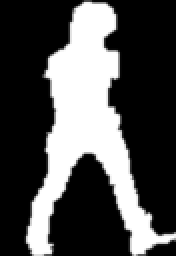
#> input picture GaitImageOperations/GaitImages/00000053.png, 88 x 128 px (shown 2 times larger); its folder holds only this picture in this run
$ python HW4Script.py   (older library calls are emulated)
#> lines starting #> are read from the running program, lines starting #| are printed output that depends on the picture; after the words box and inside, x2 and y2 are one past the last pixel; in counts of white or black regions, pixels touching at a corner belong together
import numpy as np
import cv2
import Tkinter as tki

from Tkinter import *
import Tkinter, Tkconstants, tkFileDialog

from Tkinter import Label,Tk
from PIL import Image, ImageTk

import os
from matplotlib import pyplot as plt

import matplotlib as mpl

from scipy.spatial import distance as dist
import glob

import random

import xlsxwriter

import argparse
import matplotlib.cm as cm


# Problem 1:
# Apply functions listed in “Structural Analysis and Shape Descriptors” section of OpenCV documentation
binaryImages = {}
contourVertices = {}
conctContourVertices = {}
cnvDefects = {}
numberOfDeficits = {}
areaOfDeifcits = {}
imageArea = {}
hullArea = {}
imagePerimeter = {}
imageMoments = {}
hullMoments = {}
distances = {}
epsilon = 1.414

def allVertices(contours):
	vertices = {}
	for i in range(0, len(contours)):
		cnt = contours[i]
		vertices[i] = cv2.approxPolyDP(cnt, epsilon, True)
	return vertices

def hullLines(hullVertices, img):
	for i in range(0, len(hullVertices)-1):
		cv2.line(img,(hullVertices[i][0][0],hullVertices[i][0][1]),(hullVertices[i+1][0][0],hullVertices[i+1][0][1]),(255,0,0))
		if (i == len(hullVertices)-2):
			cv2.line(img,(hullVertices[0][0][0],hullVertices[0][0][1]),(hullVertices[len(hullVertices)-1][0][0],hullVertices[len(hullVertices)-1][0][1]),(255,0,0))
	return img

def allContours(contours):
	st = contours[0]
	for i in range(1, len(contours)):
		st = np.concatenate((st, contours[i]))
	return st

def rgba2rgb( RGBA_color , RGB_background=(255,255,255)):
    	alpha = RGBA_color[3]
    	return ((1 - alpha) * RGB_background[0] + alpha * RGBA_color[0],(1 - alpha) * RGB_background[1] + alpha * RGBA_color[1],(1 - alpha) * RGB_background[2] + alpha * RGBA_color[2])

def getXAndYArrays(conct):
	x = []
	y=[]
	for i in range(0,len(conct)):
		x.append(conct[i][0])
		y.append(conct[i][1])
	return x,y

def chamferMatching(dist, contourVertices):
	score = 0
	scoreArray = np.array([[]])
	x,y = getXAndYArrays(contourVertices)
	minx = np.amin(x)
	maxx = np.amax(x)
	width = 1 + maxx - minx
	height = 128 # Though it is maxy - miny, we consider the height of the distance tansform
	# Create a matrix of zeros with height = 128 and width = maxx - minx
	matrix = [[0 for x in range(width)] for y in range(height)]
	# Loop and place 1s in the contour vertex positions
	for v in range(0,len(contourVertices)):
		matrix[contourVertices[v][1]][contourVertices[v][0]-minx-1] = 1
	# Now slide the matrix window through dist window and get element wise multiplication and product.
	for d in range(0, len(dist)-len(matrix[0])):
		choppedDist = dist[0:128, d:d+len(matrix[0])]
		mul = np.multiply(choppedDist,matrix)
		add = mul.sum()
		scoreArray = np.append(scoreArray, add)
	score = min(scoreArray)
	return score

def curvatureCalc(contourArray):
	curvatures = np.array([[]])
	for c in range(0, len(contourArray)):
		curv = 0
		t = contourArray[[(c-2)%(len(contourArray)), (c)%(len(contourArray)), (c+2)%(len(contourArray))]] # xt = a0 + a1*t + a2*(t**2), yt = b0 + b1*t + b2*(t**2)
		xtN2 = t[0][0]
		ytN2 = t[0][1]
		a0 = t[1][0]
		b0 = t[1][1]
		xt2 = t[2][0]
		yt2 = t[2][1]
		a1 = ((xt2 - a0)-(xtN2 - a0))/4
		a2 = ((xt2 - a0)+(xtN2 - a0))/8
		b1 = ((yt2 - b0)-(ytN2 - b0))/4
		b2 = ((yt2 - b0)+(ytN2 - b0))/8
		if(a1 != 0 and b1 != 0):
			curv = 2*(a1*b2 - b1*a2)/(a1**2+b1**2)**1.5
		curvatures = np.append(curvatures, curv)
	return curvatures


# Find and display image boundaries/contours.
for imagePath in glob.glob("GaitImages" + "/*.png"):
	# extract the image filename (assumed to be unique)
	filename = imagePath[imagePath.rfind("/") + 1:]
	# Read the image
	image = cv2.imread(imagePath, 0)
#> image is the input picture: shape (128, 88); min 0, max 255, mean 78.5
	imageCopy = image.copy()
	imageCopy = cv2.cvtColor(imageCopy,cv2.COLOR_GRAY2BGR)
	imageCopy2 = imageCopy.copy()
	imageCopy3 = imageCopy.copy()
	imageCopy4 = imageCopy.copy()
	imageCopy5 = imageCopy.copy()
	# convert to binary image
	ret, binaryImage = cv2.threshold(image, 5, 255, cv2.THRESH_BINARY)
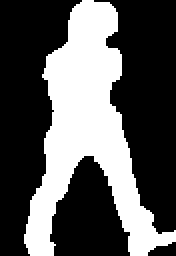
#> binaryImage: shape (128, 88) (shown 2 times larger); 35% white; 1 white region
	binaryImages[filename] = binaryImage
	# find contours
	contours, hierarchy = cv2.findContours(binaryImage, cv2.RETR_TREE, cv2.CHAIN_APPROX_NONE)
#> contours = 1 contour; box (x1, y1, x2, y2) and area: (12, 0, 88, 128) 3725
	contourVertices[filename] = contours
	# Problem 3:
	# Concatinate all the contours and store into single array
	conct = allContours(contours)
#> in allContours, `st = contours[0]`: st = contour of 432 points, box (x1, y1, x2, y2) (12, 0, 88, 128), area 3725
#> conct has the same summary as st in allContours
	# Reshape
	conct = np.reshape(conct, (-1,2))
#> conct = 432 pairs, first value 12 to 87, second value 0 to 127
	# Compute curvature with k=2
	curvature = curvatureCalc(conct)
#> the loop in curvatureCalc, `for c in range(0, len(contourArray)):` made 432 passes
#> (curv, xtN2, ytN2, a0, b0, xt2, yt2, a1) on passes 1 to 8: (-0.358, 43, 0, 41, 0, 39, 2, -1), (0, 42, 0, 40, 1, 38, 2, -1), (0.128, 41, 0, 39, 2, 37, 3, -1), (-0.128, 40, 1, 38, 2, 36, 4, -1), (-0.314, 39, 2, 37, 3, 36, 5, -0.75), (-0.128, 38, 2, 36, 4, 35, 6, -0.75), (0, 37, 3, 36, 5, 35, 7, -0.5), (-0.228, 36, 4, 35, 6, 35, 8, -0.25)
#> (curv, xtN2, ytN2, a0, b0, xt2, yt2, a1) on passes 9 to 14: (-0.228, 36, 5, 35, 7, 35, 9, -0.25), (0.228, 35, 6, 35, 8, 34, 10, -0.25), (0.228, 35, 7, 35, 9, 34, 11, -0.25), (-0.228, 35, 8, 34, 10, 34, 12, -0.25), (-0.228, 35, 9, 34, 11, 34, 13, -0.25), (0, 34, 10, 34, 12, 34, 14, 0)
	conctContourVertices[filename] = conct
	# Compute local maxima of the curvature
	pc = curvature[np.where(curvature > 0.5)]
	area2 = np.pi*20
	# Get vertex arrays
	x,y = getXAndYArrays(conct)
	x1,y1 = getXAndYArrays(conct[np.where(curvature > 0.5)])
#> the loop in getXAndYArrays (call 2), `for i in range(0,len(conct)):` made 13 passes
	area1 = np.pi*6
	# Plot the hotness. Show the hotness index and save the plot.
	plt.scatter(y,x, s=area1, c=curvature, cmap="jet", alpha=0.5)
	plt.colorbar()
	plt.scatter(y1,x1, s=area2, c=pc, alpha=0.5)
	plt.xlabel("y")
	plt.ylabel("x")
	plt.title(filename)
	# plt.show()
	plt.savefig("ContourCurvatureColorImages/" + filename)
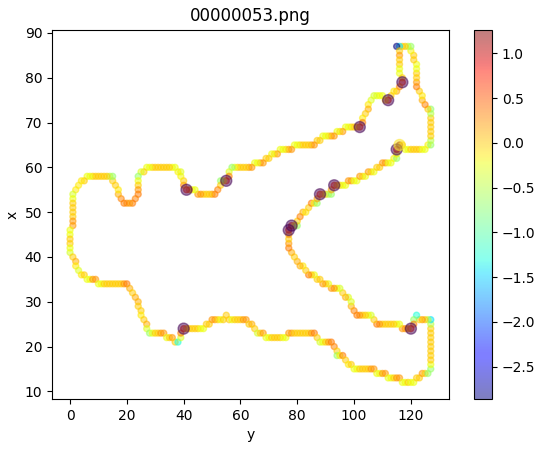
#> figure drawn by matplotlib, 2 panels
	plt.gcf().clear()
	# boundaries: draw contours (parameters: image, contours array, contours to draw, color, thickness)
	cv2.drawContours(imageCopy, contours, -1, (0, 255, 0))
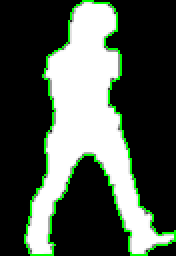
#> imageCopy: shape (128, 88, 3) (shown 2 times larger); 3.84% of pixels changed, all inside (x1, y1, x2, y2) = (12, 0, 88, 128)
	cv2.imwrite("ContourImages/" + filename, imageCopy)
	# Problem 4:
	# Compute Eucledian distance transform for each boundary and save the results
	blankImage = np.zeros((128,128,3), np.uint8)
	cv2.drawContours(blankImage, contours, -1, (0, 255, 0))
	blankImage = cv2.cvtColor(blankImage,cv2.COLOR_BGR2GRAY)
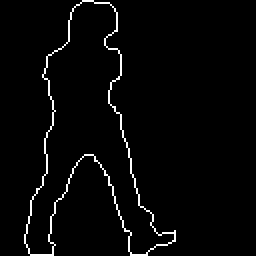
#> blankImage: shape (128, 128) (shown 2 times larger); values 0 (black) and 150 (white), 2.6% white in thin lines or dots, all inside (x1, y1, x2, y2) = (12, 0, 88, 128)
	ret2, binaryImage2 = cv2.threshold(blankImage, 5, 255, cv2.THRESH_BINARY)
	distance = cv2.distanceTransform(255-binaryImage2, cv2.cv.CV_DIST_L2, 3)
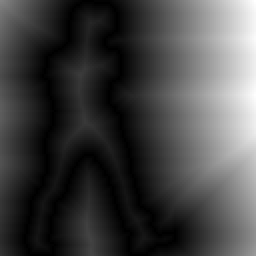
#> distance: shape (128, 128) float32 (shown 2 times larger); min 0, max 68.38, mean 18.2; drawn with min black and max white
	distances[filename] = distance
	plot = plt.imshow(distance)
	plot.set_cmap("bone")
	# plt.show()
	plt.savefig("DistanceTransform/"+filename)
	plt.gcf().clear()
	# Find polygonal approximation of computed boundaries
	vertices = allVertices(contours)
#> the loop in allVertices, `for i in range(0, len(contours)):` made 1 pass
	# visualize the vertices
	cv2.drawContours(imageCopy2, vertices.values(), 0, (0, 0, 255))
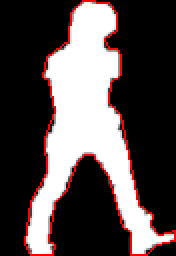
#> imageCopy2: shape (128, 88, 3) (shown 2 times larger); mean B, G, R 76.4, 76.4, 85.9
	cv2.imwrite("VerticesImages/" + filename, imageCopy2)
	# Compute convex hull
	hullVertices = cv2.convexHull(contours[0], True, returnPoints = True)
	hullIndices = cv2.convexHull(contours[0], True, returnPoints = False)
	# visualize the hull
	cv2.drawContours(imageCopy3, hullVertices, -1, (255, 0, 0))
	# draw lines, given vertices
	imageCopy3 = hullLines(hullVertices, image)
#> the loop in hullLines, `for i in range(0, len(hullVertices)-1):` made 15 passes
#> after the loop in hullLines, `for i in range(0, len(hullVertices)-1):`:
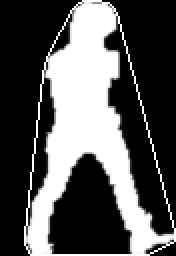
#> img: shape (128, 88) (shown 2 times larger); min 0, max 255, mean 85.6
	cv2.imwrite("HullImages/" + filename, imageCopy3)
	# Compute deficits of convexity for the shapes
	defects = cv2.convexityDefects(contours[0],hullIndices) # [start_point,end_point,far_point,distance]
	cnvDefects[filename] = defects
	# Compute area, perimeter
	area = cv2.contourArea(allContours(contours))
	imageArea[filename] = area
	imagePerimeter[filename] = np.float32(cv2.arcLength(contours[0],True))
	# Compute convex hull area
	convexHullArea = cv2.contourArea(hullVertices)
	hullArea[filename] = convexHullArea
	# Compute number of convexity deficits
	numberOfDeficits[filename] = len(defects)
	# Compute convexity deficits area = difference between the convex hull area and the object area
	areaOfDeifcits[filename] = convexHullArea - area
	# Compute all first and second order image moments for the original image
	allMoments = cv2.moments(contours[0]) # Returns a dictionary of all moment values calculated
	imageMoments[filename] = allMoments
	# Compute all first and second order image moments for the convex hull
	allMomentsHull = cv2.moments(hullVertices)
	hullMoments[filename] = allMomentsHull

# Problem 2:
# Sort all the keys
#> (the run stopped early here; a loop or call above may not have finished)
